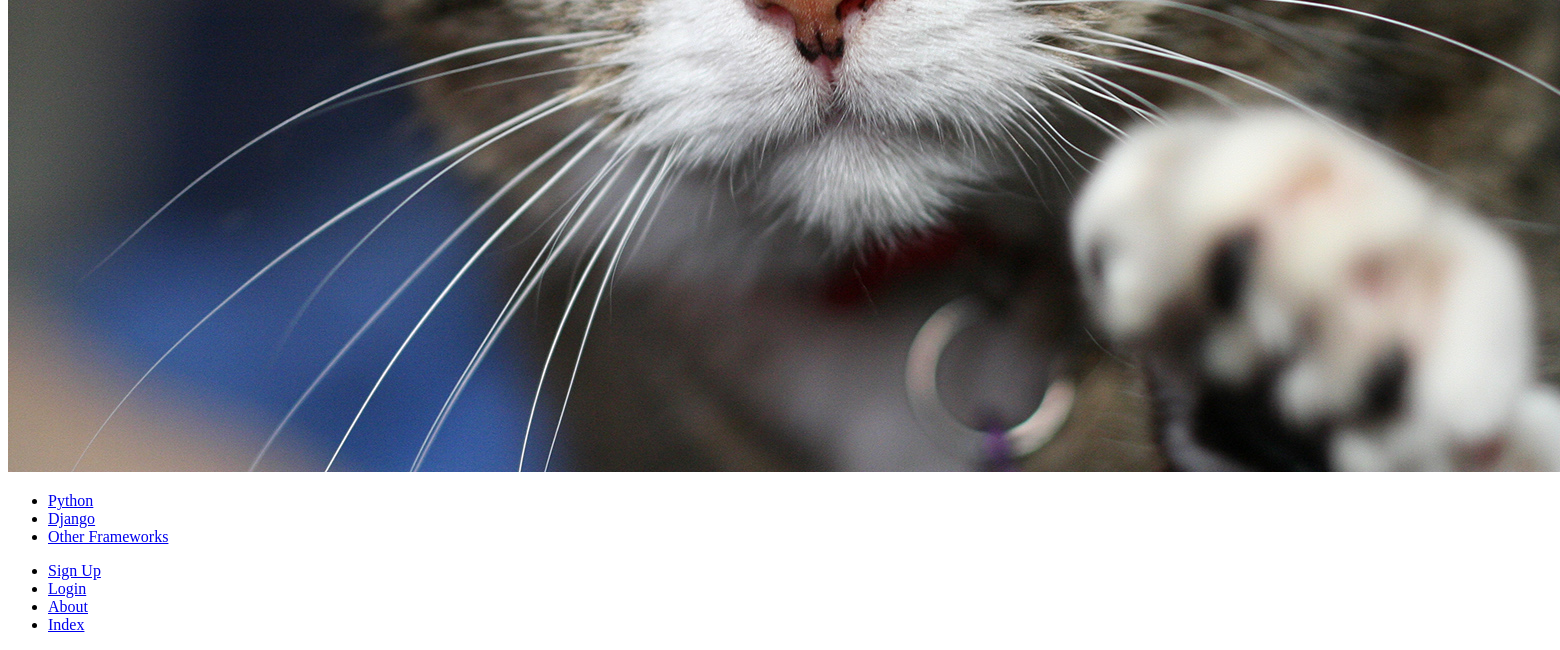
Page /rango/about/ (lower part) on the earlier database version.
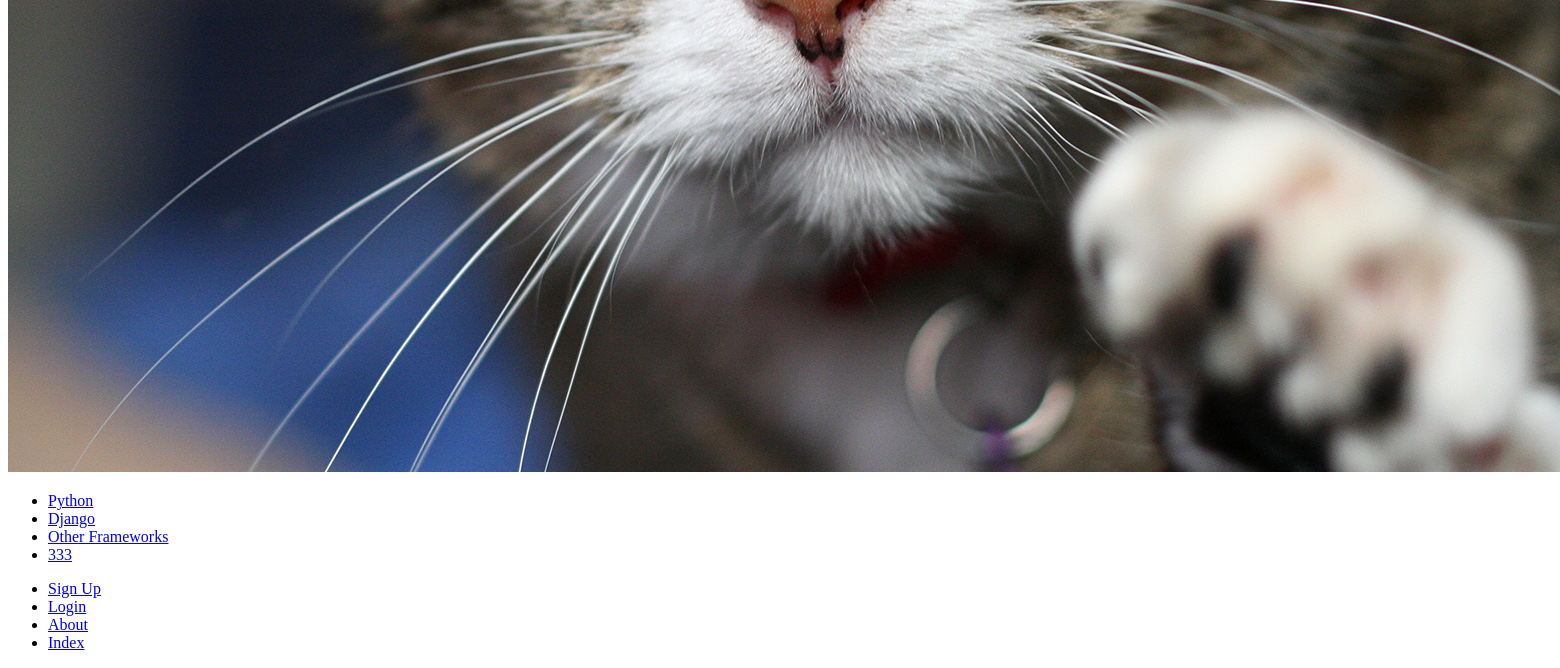
Same page on the later database version.
### rango/models.py (models this page shows, shortened)
class Category(models.Model):
    name = models.CharField(max_length=128, unique=True)
    views = models.IntegerField(default=0)
    likes = models.IntegerField(default=0)
    slug = models.SlugField(unique=True)
    class Meta:
        verbose_name_plural = 'Categories'

### rango/views.py (the view)
# urls.py: path('about/', views.about, name='about'),
def about(request):
    return render(request, 'rango/about.html')

### rango/templatetags/rango_template_tags.py (called while the page is built)
@register.inclusion_tag('rango/categories.html')
def get_category_list(current_category=None):
    return {'categories': Category.objects.all(),
        'current_category': current_category}

### templates/rango/about.html (shortened to what this page needs)
{% extends 'rango/base.html' %}
{% load staticfiles %}
{% block body_block %}
<img src="{{ MEDIA_URL }}cat.jpg" alt="Picture of a Cat" />
{% endblock %}

### templates/rango/categories.html
<ul>
    {% if categories %}
        {% for c in categories %}
            {% if c == current_category %}
            <li><strong><a href="{% url 'rango:show_category' c.slug %}">{{ c.name }}</a></strong></li>
            {% else %}
            <li><a href="{% url 'rango:show_category' c.slug %}">{{ c.name }}</a></li>
            {% endif %}
        {% endfor %}
    {% else %}
        <li><strong>There are no categories present.</strong></li>
    {% endif %}
</ul>

Differences in the rows shown:
added Category: name "333"
